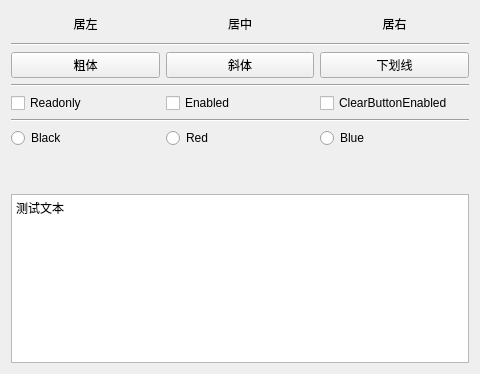
<?xml version="1.0" encoding="UTF-8"?>
<ui version="4.0">
 <class>Widget</class>
 <widget class="QWidget" name="Widget">
  <property name="geometry">
   <rect>
    <x>0</x>
    <y>0</y>
    <width>480</width>
    <height>374</height>
   </rect>
  </property>
  <property name="windowTitle">
   <string>按钮的使用</string>
  </property>
  <layout class="QVBoxLayout" name="verticalLayout">
   <item>
    <layout class="QHBoxLayout" name="horizontalLayout">
     <item>
      <widget class="QPushButton" name="pushButton">
       <property name="text">
        <string>居左</string>
       </property>
       <property name="checkable">
        <bool>true</bool>
       </property>
       <property name="autoExclusive">
        <bool>true</bool>
       </property>
       <property name="flat">
        <bool>true</bool>
       </property>
      </widget>
     </item>
     <item>
      <widget class="QPushButton" name="pushButton_2">
       <property name="text">
        <string>居中</string>
       </property>
       <property name="checkable">
        <bool>true</bool>
       </property>
       <property name="autoExclusive">
        <bool>true</bool>
       </property>
       <property name="flat">
        <bool>true</bool>
       </property>
      </widget>
     </item>
     <item>
      <widget class="QPushButton" name="pushButton_3">
       <property name="text">
        <string>居右</string>
       </property>
       <property name="checkable">
        <bool>true</bool>
       </property>
       <property name="autoExclusive">
        <bool>true</bool>
       </property>
       <property name="flat">
        <bool>true</bool>
       </property>
      </widget>
     </item>
    </layout>
   </item>
   <item>
    <widget class="Line" name="line">
     <property name="orientation">
      <enum>Qt::Horizontal</enum>
     </property>
    </widget>
   </item>
   <item>
    <layout class="QHBoxLayout" name="horizontalLayout_2">
     <item>
      <widget class="QPushButton" name="pushButton_4">
       <property name="text">
        <string>粗体</string>
       </property>
       <property name="checkable">
        <bool>true</bool>
       </property>
       <property name="autoExclusive">
        <bool>true</bool>
       </property>
      </widget>
     </item>
     <item>
      <widget class="QPushButton" name="pushButton_5">
       <property name="text">
        <string>斜体</string>
       </property>
       <property name="checkable">
        <bool>true</bool>
       </property>
       <property name="autoExclusive">
        <bool>true</bool>
       </property>
      </widget>
     </item>
     <item>
      <widget class="QPushButton" name="pushButton_6">
       <property name="text">
        <string>下划线</string>
       </property>
       <property name="checkable">
        <bool>true</bool>
       </property>
       <property name="autoExclusive">
        <bool>true</bool>
       </property>
      </widget>
     </item>
    </layout>
   </item>
   <item>
    <widget class="Line" name="line_2">
     <property name="orientation">
      <enum>Qt::Horizontal</enum>
     </property>
    </widget>
   </item>
   <item>
    <layout class="QHBoxLayout" name="horizontalLayout_3">
     <item>
      <widget class="QCheckBox" name="checkBox">
       <property name="text">
        <string>Readonly</string>
       </property>
      </widget>
     </item>
     <item>
      <widget class="QCheckBox" name="checkBox_2">
       <property name="text">
        <string>Enabled</string>
       </property>
      </widget>
     </item>
     <item>
      <widget class="QCheckBox" name="checkBox_3">
       <property name="text">
        <string>ClearButtonEnabled</string>
       </property>
      </widget>
     </item>
    </layout>
   </item>
   <item>
    <widget class="Line" name="line_3">
     <property name="orientation">
      <enum>Qt::Horizontal</enum>
     </property>
    </widget>
   </item>
   <item>
    <layout class="QHBoxLayout" name="horizontalLayout_4">
     <item>
      <widget class="QRadioButton" name="radioButton">
       <property name="text">
        <string>Black</string>
       </property>
      </widget>
     </item>
     <item>
      <widget class="QRadioButton" name="radioButton_2">
       <property name="text">
        <string>Red</string>
       </property>
      </widget>
     </item>
     <item>
      <widget class="QRadioButton" name="radioButton_3">
       <property name="text">
        <string>Blue</string>
       </property>
      </widget>
     </item>
    </layout>
   </item>
   <item>
    <spacer name="verticalSpacer">
     <property name="orientation">
      <enum>Qt::Vertical</enum>
     </property>
     <property name="sizeHint" stdset="0">
      <size>
       <width>20</width>
       <height>64</height>
      </size>
     </property>
    </spacer>
   </item>
   <item>
    <widget class="QTextEdit" name="textEdit">
     <property name="html">
      <string>&lt;!DOCTYPE HTML PUBLIC &quot;-//W3C//DTD HTML 4.0//EN&quot; &quot;http://www.w3.org/TR/REC-html40/strict.dtd&quot;&gt;
&lt;html&gt;&lt;head&gt;&lt;meta name=&quot;qrichtext&quot; content=&quot;1&quot; /&gt;&lt;meta charset=&quot;utf-8&quot; /&gt;&lt;style type=&quot;text/css&quot;&gt;
p, li { white-space: pre-wrap; }
hr { height: 1px; border-width: 0; }
li.unchecked::marker { content: &quot;\2610&quot;; }
li.checked::marker { content: &quot;\2612&quot;; }
&lt;/style&gt;&lt;/head&gt;&lt;body style=&quot; font-family:'Microsoft YaHei UI'; font-size:9pt; font-weight:400; font-style:normal;&quot;&gt;
&lt;p style=&quot; margin-top:0px; margin-bottom:0px; margin-left:0px; margin-right:0px; -qt-block-indent:0; text-indent:0px;&quot;&gt;测试文本&lt;/p&gt;&lt;/body&gt;&lt;/html&gt;</string>
     </property>
    </widget>
   </item>
  </layout>
 </widget>
 <resources/>
 <connections/>
</ui>
